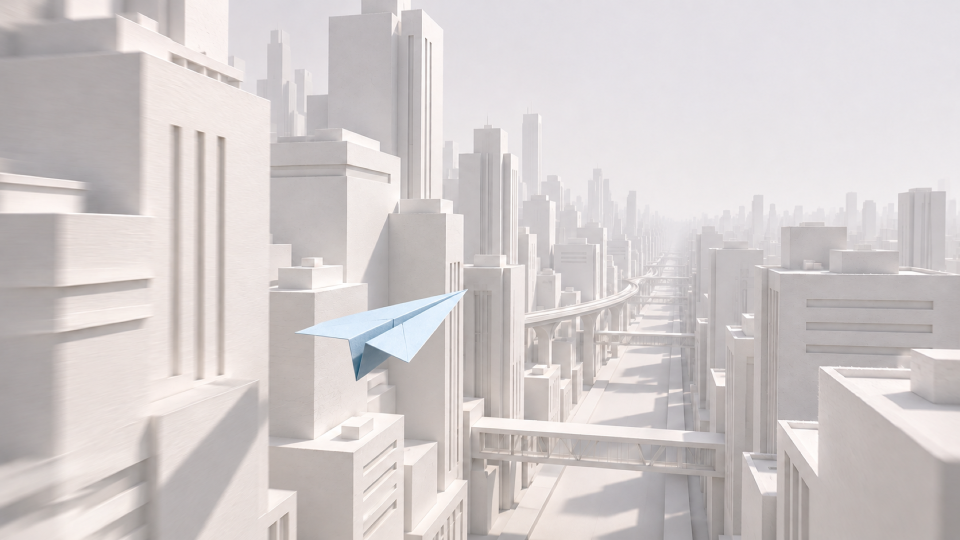
#> input picture docs/paper-plane/target.png, 1920 x 1080 px (shown at 1/2 size)
$ python sbs.py ../target.png out.png
#> lines starting #> are read from the running program, lines starting #| are printed output that depends on the picture
"""並排對照：上＝目標圖、下＝截圖（加 10% 格線）。用法：python -I sbs.py <shot> <out>"""
import sys, os
from PIL import Image, ImageDraw
here = os.path.dirname(os.path.dirname(os.path.abspath(__file__)))
W, H = 960, 540
a = Image.open(os.path.join(here, 'target.png')).convert('RGB').resize((W, H))
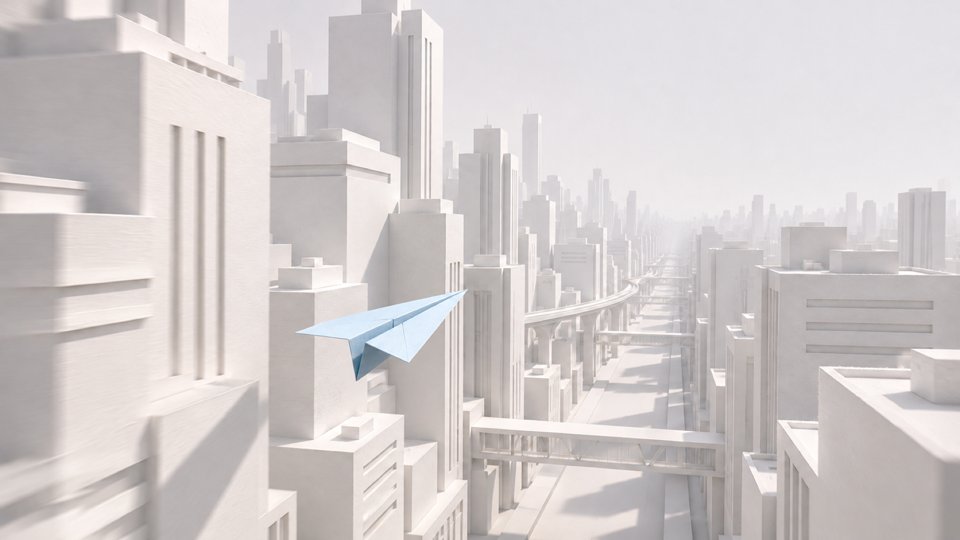
#> a: PIL image 960x540 RGB; mean R, G, B 210.4, 204.2, 204
b = Image.open(sys.argv[1]).convert('RGB').resize((W, H))
out = Image.new('RGB', (W, H * 2))
#> out: PIL image 960x1080 RGB; every value is 0
out.paste(a, (0, 0)); out.paste(b, (0, H))
#> after `out.paste(a, (0, 0))`:
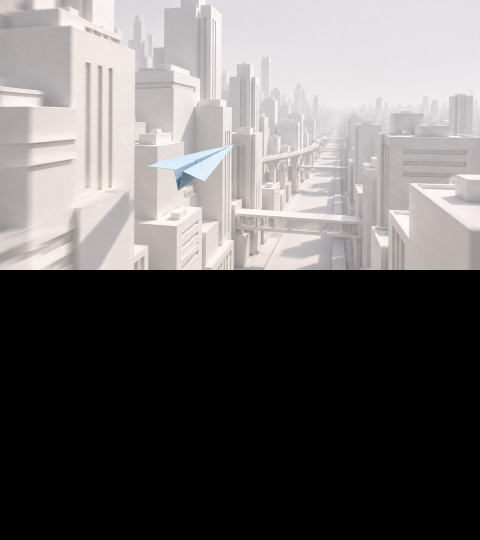
#> out: PIL image 960x1080 RGB (shown at 1/2 size); mean R, G, B 105.2, 102.1, 102
#> after `out.paste(b, (0, H))`:
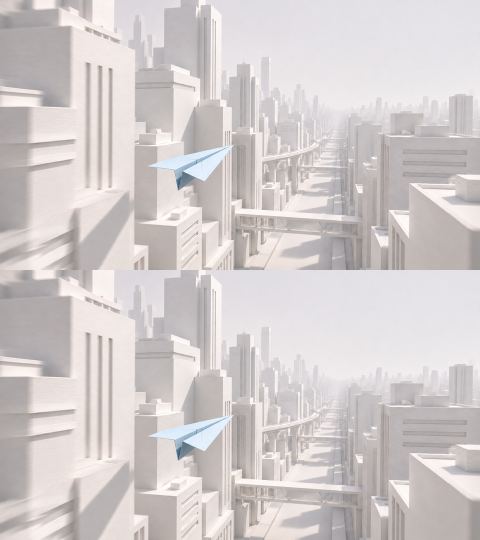
#> out: PIL image 960x1080 RGB (shown at 1/2 size); mean R, G, B 210.4, 204.2, 204
d = ImageDraw.Draw(out)
for k in range(1, 10):
    for y0 in (0, H):
        d.line([(W * k / 10, y0), (W * k / 10, y0 + H)], fill=(255, 0, 0), width=1)
        d.line([(0, y0 + H * k / 10), (W, y0 + H * k / 10)], fill=(255, 0, 0), width=1)
out.save(sys.argv[2], quality=88)
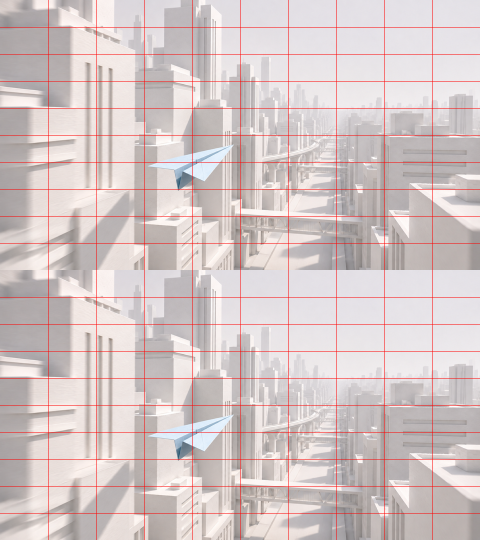
#> saved as out.png: PIL image 960x1080 RGB (shown at 1/2 size); mean R, G, B 211.6, 198.9, 198.7

$ run again, with docs/paper-plane/03-擺景對照.jpg saved as docs/paper-plane/target.png
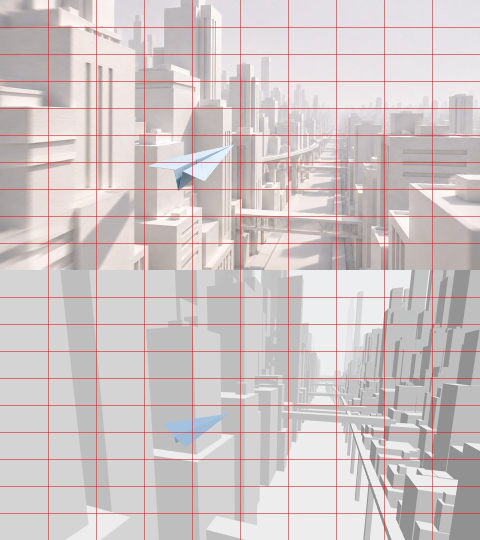
#> input picture docs/paper-plane/03-擺景對照.jpg, 960 x 1080 px (shown at 1/2 size)
#> `out.paste(a, (0, 0))`:
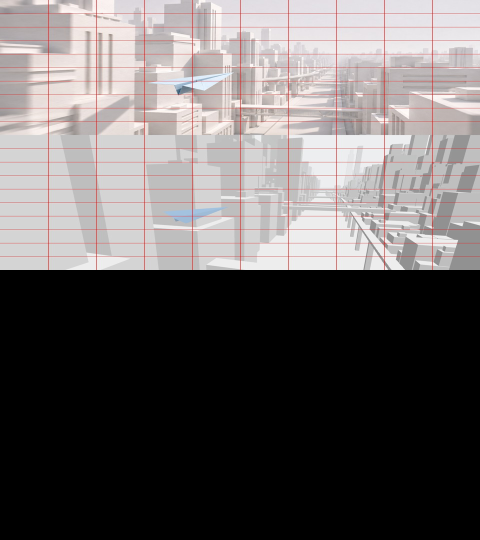
#> out: PIL image 960x1080 RGB (shown at 1/2 size); mean R, G, B 103.8, 99.4, 99.4
#> `out.save(sys.argv[2], quality=88)`:
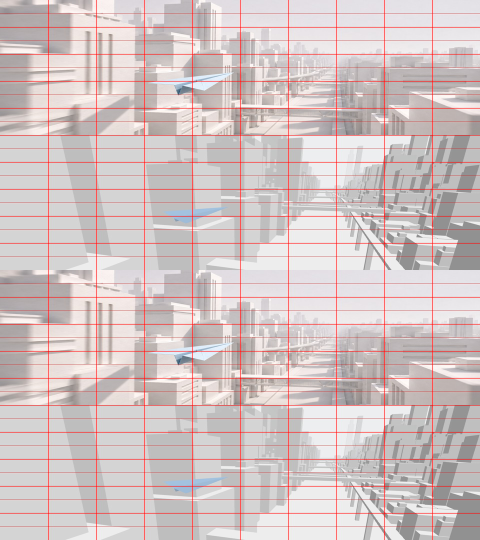
#> saved as out.png: PIL image 960x1080 RGB (shown at 1/2 size); mean R, G, B 209.4, 196.1, 196.1
